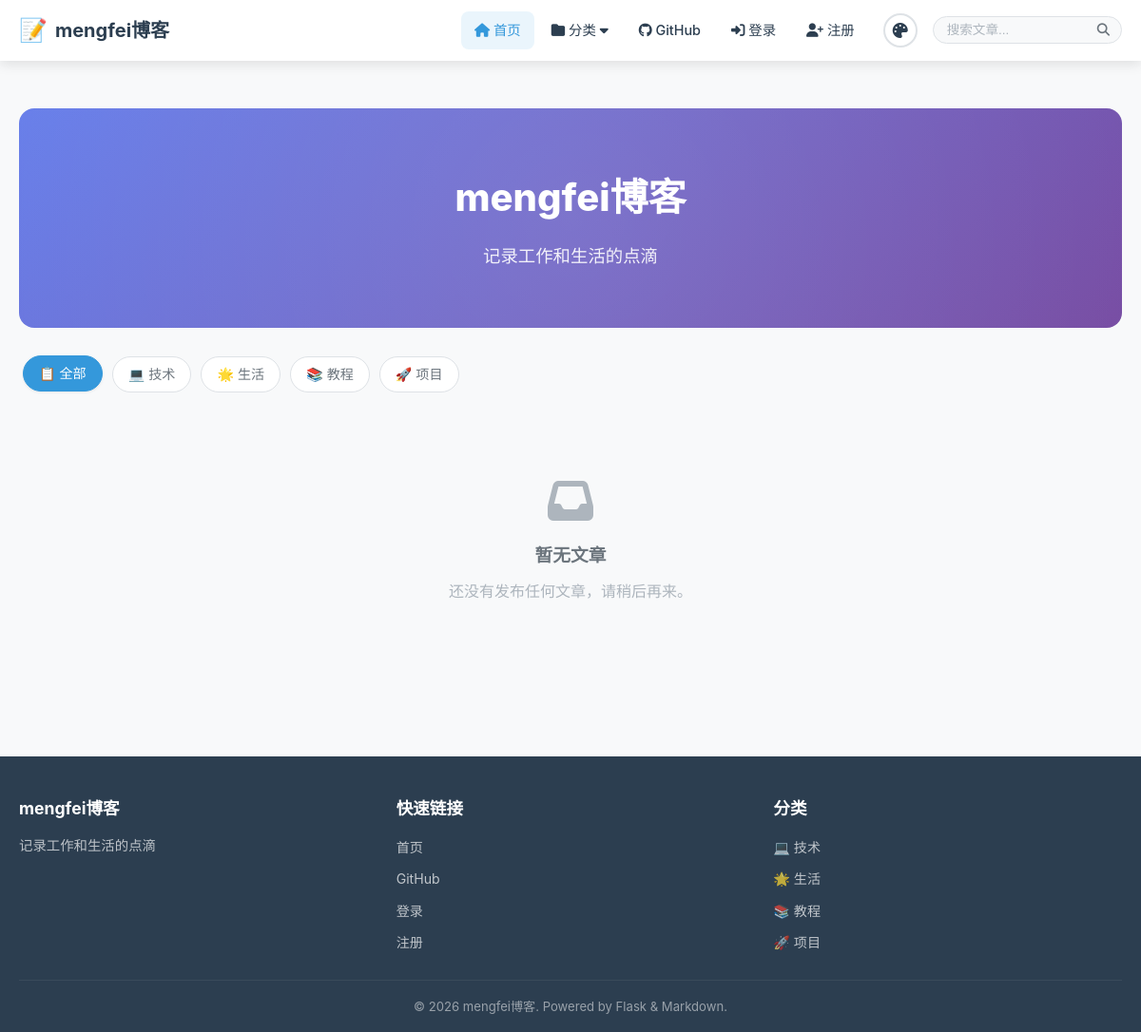
The page /?page=2&category=&q= on the database as committed earlier.
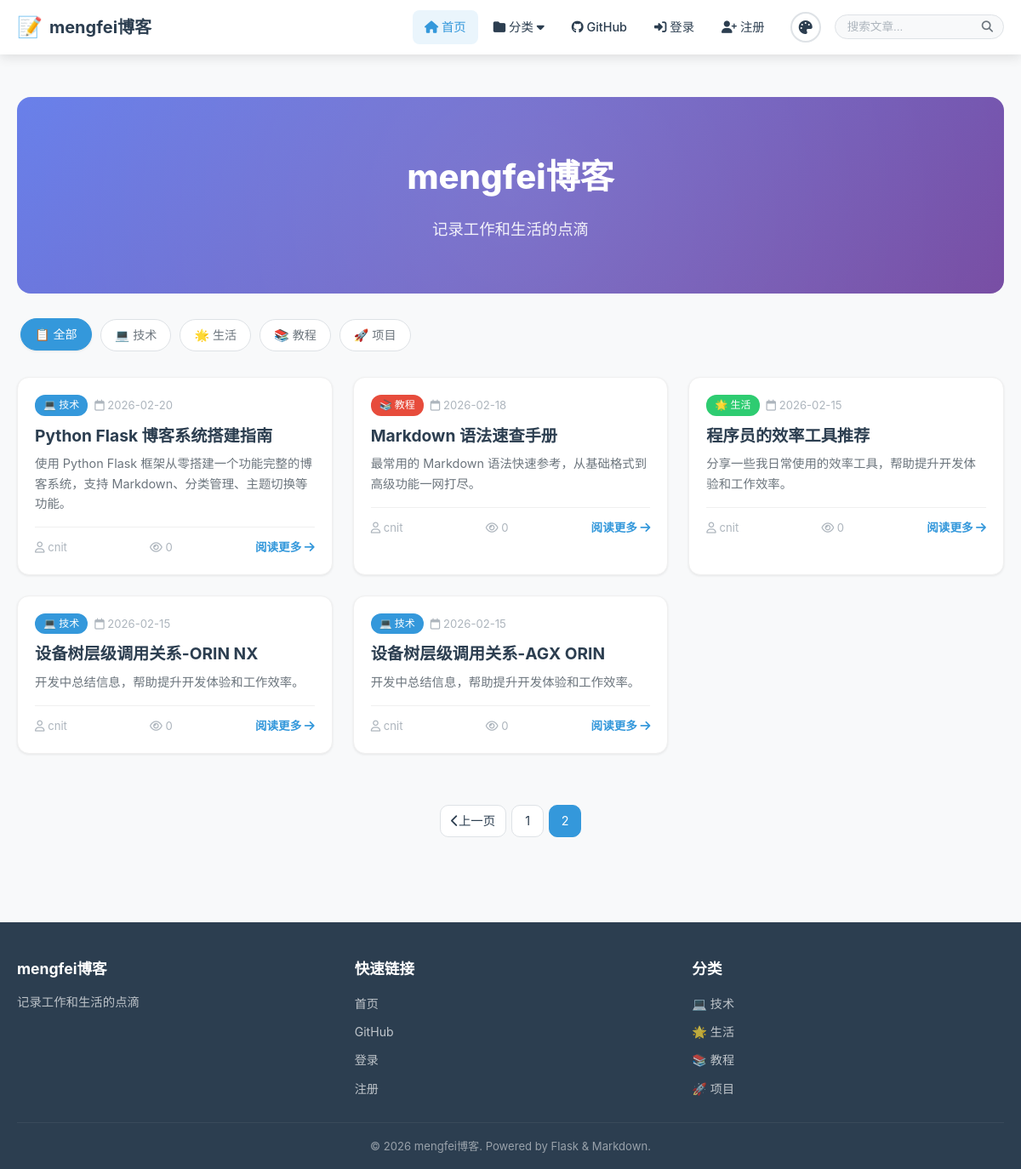
The same page on the database as committed later.
### models/__init__.py (models this page shows, shortened)
class Category(db.Model):
    __tablename__ = 'categories'
    id = db.Column(db.Integer, primary_key=True)
    name = db.Column(db.String(50), unique=True, nullable=False)
    slug = db.Column(db.String(50), unique=True, nullable=False)
    description = db.Column(db.Text, default='')
    color = db.Column(db.String(7), default='#3498db')
    icon = db.Column(db.String(50), default='📁')
    order = db.Column(db.Integer, default=0)
    created_at = db.Column(db.DateTime, default=datetime.utcnow)

class Post(db.Model):
    __tablename__ = 'posts'
    id = db.Column(db.Integer, primary_key=True)
    title = db.Column(db.String(200), nullable=False)
    slug = db.Column(db.String(200), unique=True, nullable=False)
    content = db.Column(db.Text, nullable=False)
    summary = db.Column(db.Text, default='')
    cover_image = db.Column(db.String(256), default='')
    is_published = db.Column(db.Boolean, default=True)
    is_from_file = db.Column(db.Boolean, default=False)
    file_path = db.Column(db.String(500), default='')
    view_count = db.Column(db.Integer, default=0)
    created_at = db.Column(db.DateTime, default=datetime.utcnow, index=True)
    updated_at = db.Column(db.DateTime, default=datetime.utcnow, onupdate=datetime.utcnow)
    author_id = db.Column(db.Integer, db.ForeignKey('users.id'))
    categories = db.relationship('Category', secondary=post_categories,
                                  backref=db.backref('posts', lazy='dynamic'))

class User(UserMixin, db.Model):
    __tablename__ = 'users'
    id = db.Column(db.Integer, primary_key=True)
    username = db.Column(db.String(80), unique=True, nullable=False, index=True)
    email = db.Column(db.String(120), unique=True, nullable=False, index=True)
    password_hash = db.Column(db.String(256), nullable=False)
    avatar = db.Column(db.String(256), default='')
    bio = db.Column(db.Text, default='')
    is_admin = db.Column(db.Boolean, default=False)
    theme = db.Column(db.String(20), default='light')
    created_at = db.Column(db.DateTime, default=datetime.utcnow)
    posts = db.relationship('Post', backref='author', lazy='dynamic')

### app.py (the view, shortened to what this page needs)
    @app.route('/')
    def index():
        page = request.args.get('page', 1, type=int)
        category_slug = request.args.get('category', '')
        search_q = request.args.get('q', '')
        query = Post.query.filter_by(is_published=True)
        if category_slug:
            category = Category.query.filter_by(slug=category_slug).first()
            if category:
                query = query.filter(Post.categories.any(Category.id == category.id))
        pagination = query.order_by(Post.created_at.desc()).paginate(
            page=page, per_page=app.config['POSTS_PER_PAGE'], error_out=False
        )
        posts = pagination.items
        return render_template('index.html',
                             posts=posts,
                             pagination=pagination,
                             current_category=category_slug,
                             search_query=search_q)

### templates/index.html (shortened to what this page needs)
{% extends "base.html" %}
{% block content %}
<div class="container">
    <section class="hero">
        <div class="hero-content">
            <h1 class="hero-title">{{ blog_title }}</h1>
            <p class="hero-subtitle">{{ blog_subtitle }}</p>
        </div>
    </section>
    <section class="category-tags">
        <a href="{{ url_for('index') }}"
           class="category-tag {% if not current_category %}active{% endif %}">
            📋 全部
        </a>
        {% for cat in all_categories %}
        <a href="{{ url_for('index', category=cat.slug) }}"
           class="category-tag {% if current_category == cat.slug %}active{% endif %}"
           style="--tag-color: {{ cat.color }}">
            {{ cat.icon }} {{ cat.name }}
        </a>
        {% endfor %}
    </section>
    <section class="posts-grid">
        {% if posts %}
            {% for post in posts %}
            <article class="post-card">
                <div class="post-card-body">
                    <div class="post-card-meta">
                        {% for cat in post.categories %}
                        <span class="post-category" style="background-color: {{ cat.color }}">
                            {{ cat.icon }} {{ cat.name }}
                        </span>
                        {% endfor %}
                        <span class="post-date">
                            <i class="far fa-calendar"></i>
                            {{ post.created_at.strftime('%Y-%m-%d') }}
                        </span>
                    </div>
                    <h2 class="post-card-title">
                        <a href="{{ url_for('view_post', slug=post.slug) }}">{{ post.title }}</a>
                    </h2>
                    <p class="post-card-summary">{{ post.summary }}</p>
                    <div class="post-card-footer">
                        <span class="post-author">
                            <i class="far fa-user"></i>
                            {{ post.author.username if post.author else '佚名' }}
                        </span>
                        <span class="post-views">
                            <i class="far fa-eye"></i> {{ post.view_count }}
                        </span>
                        <a href="{{ url_for('view_post', slug=post.slug) }}" class="read-more">
                            阅读更多 <i class="fas fa-arrow-right"></i>
                        </a>
                    </div>
                </div>
            </article>
            {% endfor %}
        {% else %}
            <div class="empty-state">
                <i class="fas fa-inbox fa-3x"></i>
                <h3>暂无文章</h3>
                <p>还没有发布任何文章，请稍后再来。</p>
            </div>
        {% endif %}
    </section>
    {% if pagination.pages > 1 %}
    <nav class="pagination">
        {% if pagination.has_prev %}
        <a href="{{ url_for('index', page=pagination.prev_num, category=current_category, q=search_query) }}"
           class="page-link">
            <i class="fas fa-chevron-left"></i> 上一页
        </a>
        {% endif %}
        {% for page_num in pagination.iter_pages(left_edge=1, right_edge=1, left_current=2, right_current=2) %}
            {% if page_num %}
                <a href="{{ url_for('index', page=page_num, category=current_category, q=search_query) }}"
                   class="page-link {% if page_num == pagination.page %}active{% endif %}">
                    {{ page_num }}
                </a>
            {% else %}
                <span class="page-ellipsis">...</span>
            {% endif %}
        {% endfor %}
    </nav>
    {% endif %}
</div>
{% endblock %}

### templates/base.html (shortened to what this page needs)
<!DOCTYPE html>
<html lang="zh-CN" data-theme="{{ current_theme }}">
<head>
    <link rel="stylesheet" href="{{ url_for('static', filename='css/style.css') }}">
    <link rel="stylesheet" href="{{ url_for('static', filename='css/markdown.css') }}">
    <link rel="stylesheet" href="https://cdnjs.cloudflare.com/ajax/libs/font-awesome/6.5.0/css/all.min.css">
</head>
<body>
    <nav class="navbar">
        <div class="container nav-container">
            <a href="{{ url_for('index') }}" class="nav-brand">
                <span class="brand-icon">📝</span>
                <span class="brand-text">{{ blog_title }}</span>
            </a>
            <div class="nav-menu" id="navMenu">
                <div class="nav-links">
                    <a href="{{ url_for('index') }}" class="nav-link {% if request.endpoint == 'index' %}active{% endif %}">
                        <i class="fas fa-home"></i> 首页
                    </a>
                    <div class="nav-dropdown">
                        <a href="#" class="nav-link dropdown-toggle">
                            <i class="fas fa-folder"></i> 分类 <i class="fas fa-caret-down"></i>
                        </a>
                    </div>
                    <a href="{{ url_for('github_page') }}" class="nav-link {% if request.endpoint == 'github_page' %}active{% endif %}">
                        <i class="fab fa-github"></i> GitHub
                    </a>
                    {% if current_user.is_authenticated %}
                        {% if current_user.is_admin %}
                        <a href="{{ url_for('admin_dashboard') }}" class="nav-link">
                            <i class="fas fa-cog"></i> 管理
                        </a>
                        {% endif %}
                        <a href="{{ url_for('profile') }}" class="nav-link">
                            <i class="fas fa-user"></i> {{ current_user.username }}
                        </a>
                        <a href="{{ url_for('logout') }}" class="nav-link">
                            <i class="fas fa-sign-out-alt"></i> 退出
                        </a>
                    {% else %}
                        <a href="{{ url_for('login') }}" class="nav-link">
                            <i class="fas fa-sign-in-alt"></i> 登录
                        </a>
                        <a href="{{ url_for('register') }}" class="nav-link">
                            <i class="fas fa-user-plus"></i> 注册
                        </a>
                    {% endif %}
                </div>
                <div class="theme-switcher">
                    <button class="theme-btn" id="themeToggle" title="切换主题">
                        <i class="fas fa-palette"></i>
                    </button>
                </div>
                <form class="search-form" action="{{ url_for('index') }}" method="get">
                    <div class="search-input-wrapper">
                        <input type="text" name="q" placeholder="搜索文章..."
                               value="{{ request.args.get('q', '') }}" class="search-input">
                        <button type="submit" class="search-btn">
                            <i class="fas fa-search"></i>
                        </button>
                    </div>
                </form>
            </div>
        </div>
    </nav>
    <main class="main-content">
        {% block content %}{% endblock %}
    </main>
    <footer class="footer">
        <div class="container">
            <div class="footer-content">
                <div class="footer-section">
                    <h3>{{ blog_title }}</h3>
                    <p>{{ blog_subtitle }}</p>
                </div>
                <div class="footer-section">
                    <h3>快速链接</h3>
                    <ul>
                        <li><a href="{{ url_for('index') }}">首页</a></li>
                        <li><a href="{{ url_for('github_page') }}">GitHub</a></li>
                        {% if not current_user.is_authenticated %}
                        <li><a href="{{ url_for('login') }}">登录</a></li>
                        <li><a href="{{ url_for('register') }}">注册</a></li>
                        {% endif %}
                    </ul>
                </div>
                <div class="footer-section">
                    <h3>分类</h3>
                    <ul>
                        {% for cat in all_categories[:5] %}
                        <li><a href="{{ url_for('view_category', slug=cat.slug) }}">{{ cat.icon }} {{ cat.name }}</a></li>
                        {% endfor %}
                    </ul>
                </div>
            </div>
            <div class="footer-bottom">
                <p>&copy; {{ current_year }} {{ blog_title }}. Powered by Flask & Markdown.</p>
            </div>
        </div>
    </footer>
</body>
</html>

Rows that differ between the two databases and show on the page:
added Post: created_at "2026-02-20", title "Python Flask 博客系统搭建指南", summary "使用 Python Flask 框架从零搭建一个功能完整的博客系统，支持 Markdown、分类管理、主题切换等功能。", author "cnit", view_count "0", Category (icon "💻", name "技术")
added Post: created_at "2026-02-18", title "Markdown 语法速查手册", summary "最常用的 Markdown 语法快速参考，从基础格式到高级功能一网打尽。", author "cnit", view_count "0", Category (icon "📚", name "教程")
added Post: created_at "2026-02-15", title "程序员的效率工具推荐", summary "分享一些我日常使用的效率工具，帮助提升开发体验和工作效率。", author "cnit", view_count "0", Category (icon "🌟", name "生活")
added Post: created_at "2026-02-15", title "设备树层级调用关系-ORIN NX", summary "开发中总结信息，帮助提升开发体验和工作效率。", author "cnit", view_count "0", Category (icon "💻", name "技术")
added Post: created_at "2026-02-15", title "设备树层级调用关系-AGX ORIN", summary "开发中总结信息，帮助提升开发体验和工作效率。", author "cnit", view_count "0", Category (icon "💻", name "技术")
Other text that changed with them:
text no longer shown: "暂无文章 还没有发布任何文章，请稍后再来。"
text now shown: "上一页"
new list line: "1"
new list line: "2"
